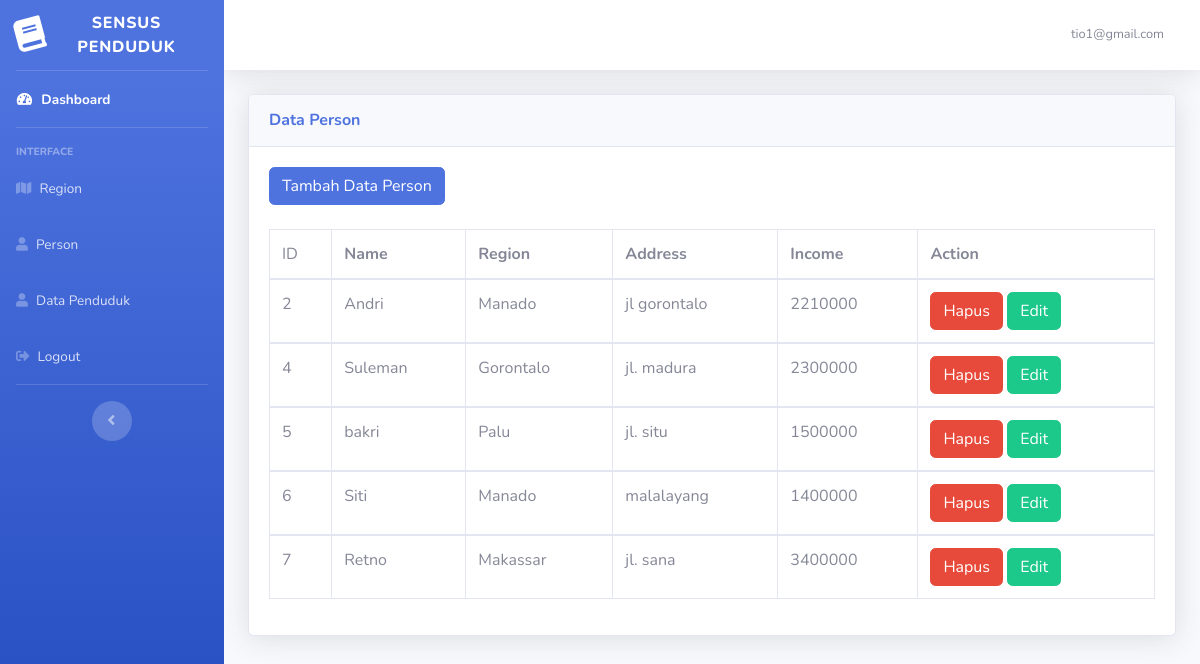
/admin/person.php (signed in), run on the app's committed database.
### tables this page shows
CREATE TABLE `person` (
  `id` int(11) NOT NULL,
  `name` varchar(100) NOT NULL,
  `region_id` int(11) NOT NULL,
  `address` text NOT NULL,
  `income` varchar(100) NOT NULL,
  `created_at` datetime NOT NULL
);

CREATE TABLE `regions` (
  `id` int(11) NOT NULL,
  `name` varchar(100) NOT NULL,
  `created_at` datetime NOT NULL
);

### admin/person.php (the view)
<?php
include 'header.php'
?>
        <div class="container-fluid">
          <div class="card shadow mb-4">
            <div class="card-header py-3">
              <h6 class="m-0 font-weight-bold text-primary">Data Person</h6>
            </div>
            <div class="card-body">
               <a class="btn btn-primary btn-md" href="tambahperson.php">Tambah Data Person</a>
                    <br>
                    <br>
              <div class="table-responsive">
                <table class="table table-bordered" id="dataTable" width="100%" cellspacing="0">
                  <thead>
                    <tr>
                        <td>ID</td>
                      <th>Name</th>
                      <th>Region</th>
                      <th>Address</th>
                      <th>Income</th>
                      <th>Action</th>
                    </tr>
                  </thead>
        <?php
		include '../config/koneksi.php';
		$data = mysqli_query($koneksi,"select p.id as personid, p.name, p.address, p.income, r.id, r.name as region from person p, regions r where p.region_id = r.id");
		while($tampil = mysqli_fetch_array($data)){
			?>
                  <tbody>
                    <tr>
                    <td><?php echo $tampil['personid']; ?></td>
                      <td><?php echo $tampil['name']; ?></td>
                      <td><?php echo $tampil['region']; ?></td>
                      <td><?php echo $tampil['address']; ?></td>
                      <td><?php echo $tampil['income']; ?></td>
                        <td>
                        <a class="btn btn-danger btn-md" href="hapusperson.php?id=<?php echo $tampil['personid']; ?>">Hapus</a>
                        <a class="btn btn-success btn-md" href="editperson.php?id=<?php echo $tampil['personid']; ?>">Edit</a>
                    </td>
                    </tr>
                  </tbody>
                    <?php
        }
                  ?>
                </table>
              </div>
            </div>
          </div>
        </div>
 <?php
  include 'footer.php'
  ?>

### data on the page
person: id "2", name "Andri", region.name "Manado", address "jl gorontalo", income "2210000"
person: id "4", name "Suleman", region.name "Gorontalo", address "jl. madura", income "2300000"
person: id "5", name "bakri", region.name "Palu", address "jl. situ", income "1500000"
person: id "6", name "Siti", region.name "Manado", address "malalayang", income "1400000"
person: id "7", name "Retno", region.name "Makassar", address "jl. sana", income "3400000"

### other printed values
$_SESSION['email'] "tio1@gmail.com"
